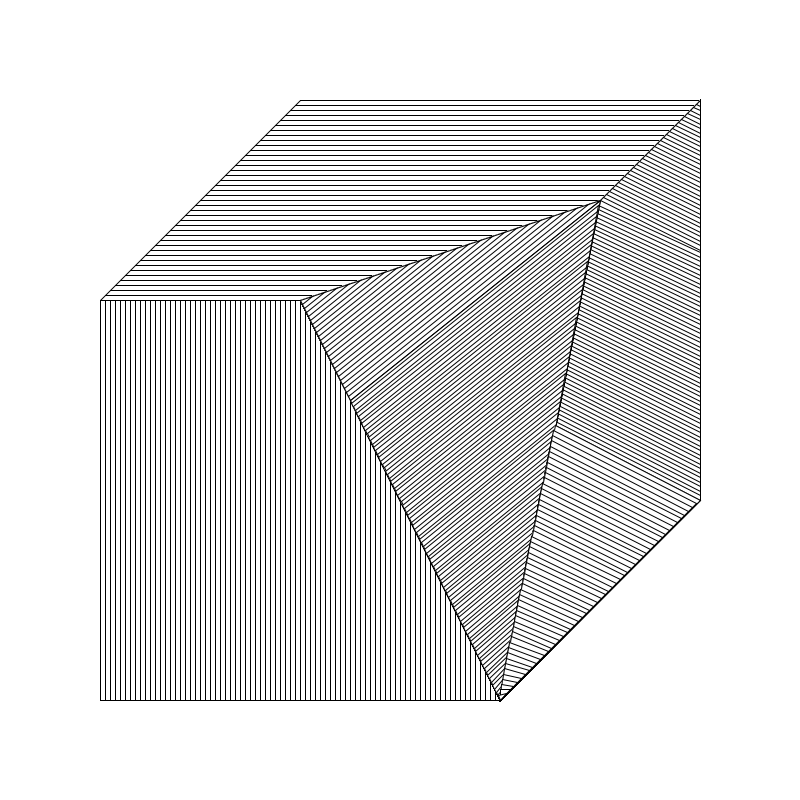
Frame 1 (no input)
Frame 60 (the mouse pressed at the canvas centre just before this capture): identical to frame 1, image omitted
Frame 120 (the mouse held since frame 60 and released just before this capture): identical to frame 1, image omitted

The Processing sketch that drew this single still picture (run headless with seeded random() and noise(); from frame 60 on, the mouse is pressed at the canvas centre):

// Processing sketch: A11_LinePiece_240205a
// ── A11_LinePiece_240205a.pde
// Nathan Ellis 2024-02-05
// THE PLAN IS SIMPLE:
// Set up canvas
// Make background white
// Draw outline
// Use a loop (?????) to draw the stripes within each shape
// Source Art: "12 Forms Derived From A Cube 46" Sol LeWitt, 1984
void setup(){
  size(800, 800);
}

void draw(){
  background(255);
  int stripe1AX = 300;
  int stripe1BX = 700;
  int stripe1Y = 100;
  int stripe2X = 100;
  int stripe2Y = 310;
  float tria1AX = 350.0;
  float tria1AY = 400.0;
  float tria1BX = 600.0;
  float tria1BY = 200.0;
  float tria2AX = 350.0;
  float tria2AY = 400.0;
  float tria2BX = 600.0;
  float tria2BY = 200.0;
  float tria3AX = 600.0;
  float tria3AY = 200.0;
  float tria3BY = 250.0;
  float tria4AX = 555.0;
  float tria4AY = 425.0;
  float tria4BX = 700.0;
  float tria4BY = 500.0;
  float stripe3AX = 555.0;
  float stripe3AY = 425.0;
  float stripe3BY = 500.0;
  
  // Outer Outline
  line(300, 100, 700, 100);
  line(700, 100, 700, 500);
  line(700, 500, 500, 700);
  line(500, 700, 100, 700);
  line(100, 700, 100, 300);
  line(100, 300, 300, 100);
  
  // Inner Outline
  line(100, 300, 300, 300);
  line(300, 300, 600, 200);
  line(600, 200, 700, 100);
  line(300, 300, 500, 700);
  line(600, 200, 500, 700);
  
  // The Hard Part
  while (stripe1Y <= 200){
    line(stripe1AX, stripe1Y, stripe1BX, stripe1Y);
    stripe1Y += 5;
    stripe1AX -= 5;
    stripe1BX -= 5;
  }
  
  stripe1BX -= 10;
  
  while (stripe1Y <= 300){
    line(stripe1AX, stripe1Y, stripe1BX, stripe1Y);
    stripe1Y += 5;
    stripe1AX -= 5;
    stripe1BX -= 15;
  }
  
  while (stripe2X <= 300){
    line(stripe2X, 300, stripe2X, 700);
    stripe2X += 5;
  }
  
  while (stripe2X < 500){
    line(stripe2X, stripe2Y, stripe2X, 700);
    stripe2X += 5;
    stripe2Y += 10;
  }
  
  while (stripe3BY > 250){
    line(stripe3AX, stripe3AY, 700, stripe3BY);
    stripe3AX += 0.8;
    stripe3AY -= 4.0;
    stripe3BY -= 4.5;
  }
  
  while (tria1AY < 700){
    triangle(500, 700, tria1AX, tria1AY, tria1BX, tria1BY);
    tria1AX += 1.7;
    tria1AY += 3.4;
    tria1BX -= 1.1;
    tria1BY += 5.6;
  }
  
  while (tria2AY > 300){
    triangle(300, 300, tria2AX, tria2AY, tria2BX, tria2BY);
    tria2AX -= 2.0;
    tria2AY -= 4.0;
    tria2BX -= 12.0;
    tria2BY += 4.0;
  }
  
  while (tria3BY > 100){
    triangle(700, 100, tria3AX, tria3AY, 700, tria3BY);
    tria3AX += 3.0;
    tria3AY -= 3.0;
    tria3BY -= 4.5;
  }
  
  while (tria4AY < 700){
    triangle(500, 700, tria4AX, tria4AY, tria4BX, tria4BY);
    tria4AX -= 1.1;
    tria4AY += 5.3;
    tria4BX -= 3.8;
    tria4BY += 3.8;
  }
  
  // Output
  if (frameCount == 1){
    save("NJCE_LinePiece.png");
  }
}
